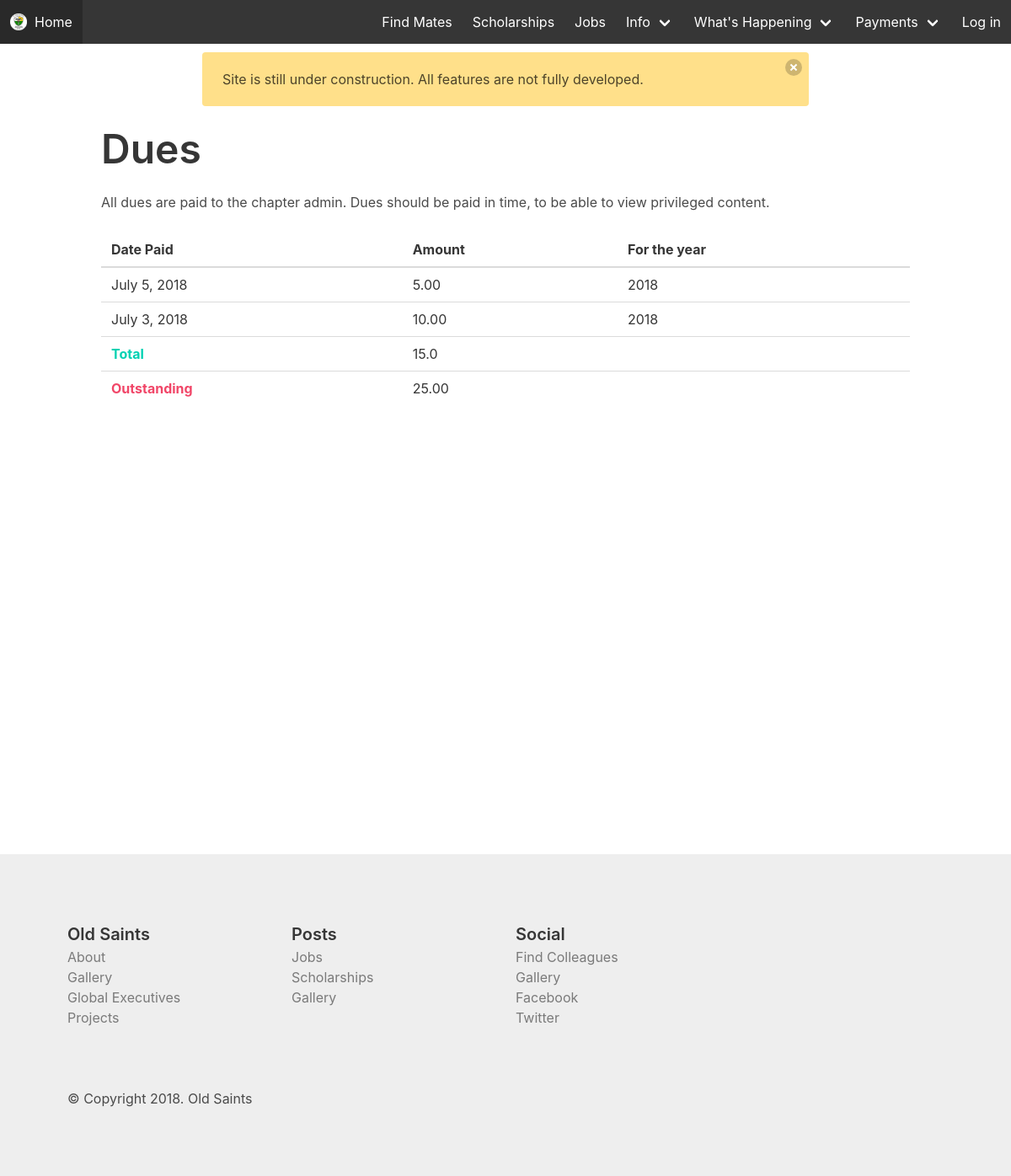
Page /dues/ on the committed database.
### web/models.py (models this page shows)
class Dues(models.Model):
    alumnum = models.ForeignKey(Alumnum, related_name="dues", on_delete=models.CASCADE)
    amount = models.DecimalField(default=0.0, max_digits=10, decimal_places=2)
    date_paid = models.DateField(auto_now=True)
    for_how_many_months = models.PositiveIntegerField(default=1)
    year = models.PositiveIntegerField(default=2018)
    class Meta:
        verbose_name_plural = "Dues"
        ordering = ('-date_paid', )

### web/views.py (the view)
# urls.py: url(r'^dues/$', views.dues, name="dues"),
def dues(request):
    context = {
        "dues": Dues.objects.all(),
        "total": 15.00
    }
    return render(request, "web/dues.html", context)

### web/templates/web/dues.html
{% extends "web/base.html" %} {% block main_title %} Dues {% endblock main_title %} {% block content %}
<div class="container">
    <p class="title is-1">Dues</p>
    <p>All dues are paid to the chapter admin. Dues should be paid in time, to be able to view privileged content. </p>
    <br>
    <table class="table is-fullwidth">
        <thead>
            <tr>
                <th>Date Paid</th>
                <th>Amount</th>
                <th>For the year</th>
            </tr>
        </thead>
        <tbody>
            {% for item in dues %}
            <tr>
                <td>{{item.date_paid}}</td>
                <td>{{item.amount}}</td>
                <td>{{item.year}}</td>
            </tr>
            {% endfor %}
            <tr>
                <td>
                    <strong class="has-text-primary">Total</strong>
                </td>
                <td>{{total}}</td>
                <td></td>
            </tr>
            <tr>
                <td>
                    <strong class="has-text-danger">Outstanding</strong>
                </td>
                <td>25.00</td>
                <td></td>
            </tr>
        </tbody>
    </table>
</div>
{% endblock content %}

### rows in the picture
Dues: date_paid "July 5, 2018", amount "5.00", year "2018"
Dues: date_paid "July 3, 2018", amount "10.00", year "2018"

### other values in the picture
{{ total }} "15.0"
